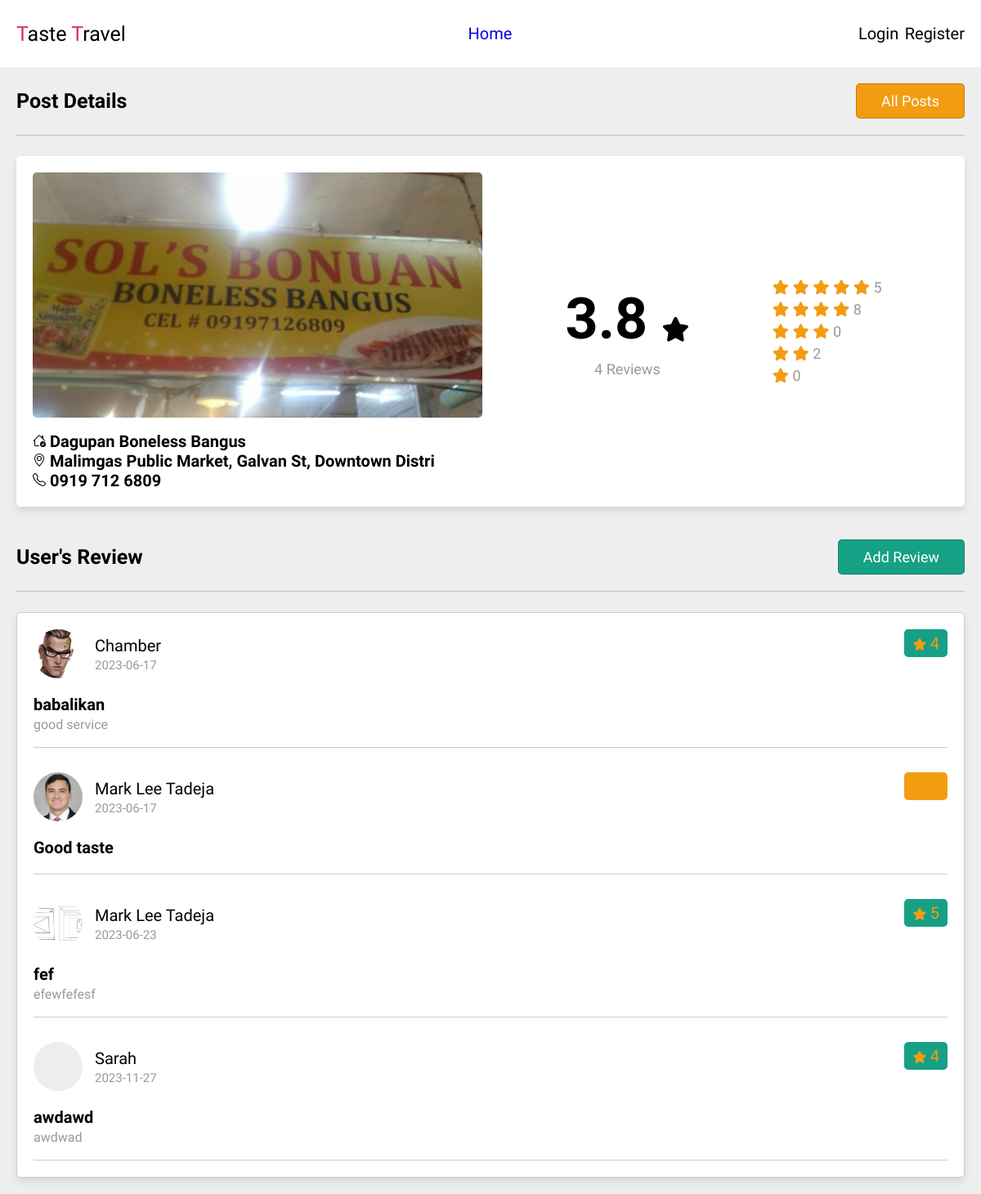
The app's page /view_post.php?get_id=Vkw4bIPeqXC9xYxoIFgY with its own data.
### tables this page shows
CREATE TABLE `vendors` (
  `id` varchar(20) NOT NULL,
  `title` varchar(50) NOT NULL,
  `location` varchar(100) NOT NULL,
  `phone` varchar(20) NOT NULL,
  `image` varchar(30) NOT NULL
);

CREATE TABLE `users` (
  `id` varchar(20) NOT NULL,
  `name` varchar(50) NOT NULL,
  `email` varchar(50) NOT NULL,
  `password` varchar(100) NOT NULL,
  `image` varchar(30) NOT NULL
);

CREATE TABLE `reviews` (
  `id` varchar(20) NOT NULL,
  `post_id` varchar(20) NOT NULL,
  `user_id` varchar(20) NOT NULL,
  `rating` varchar(1) NOT NULL,
  `title` varchar(50) NOT NULL,
  `description` varchar(1000) NOT NULL,
  `date` date NOT NULL
);

### components/connect.php (called while the page is built, shortened)
<?php
if(isset($_COOKIE['user_id'])){
    $user_id = $_COOKIE['user_id'];
}else{
    $user_id ='';
}
?>

### view_post.php (the view, shortened to what this page needs)
<?php
include 'components/connect.php';
if (isset($_GET['get_id'])) {
    $get_id = $_GET['get_id'];
} else {
    $get_id = '';
    header('Location: all_posts.php');
}
?>
<!DOCTYPE html>
<html lang="en">
<head>
    <link rel="stylesheet" href="css/style.css">
</head>
<body>
    <?php
    include 'components/header.php'; ?>
    <section class="view-post">
        <div class="heading">
            <h1>Post Details</h1>
            <a href="all_posts.php" class="inline-option-btn" style="margin-top: 0;">All Posts</a>
        </div>
        <?php
        $select_post = $conn->prepare("SELECT * FROM  `vendors` WHERE id =? LIMIT 1");
        $select_post->execute([$get_id]);
        if ($select_post->rowCount() > 0) {
            while ($fetch_post = $select_post->fetch(PDO::FETCH_ASSOC)) {
                $total_ratings = 0;
                $rating_1 = 0;
                $rating_2 = 0;
                $rating_3 = 0;
                $rating_4 = 0;
                $rating_5 = 0;
                $select_ratings = $conn->prepare("SELECT *FROM `reviews` WHERE post_id =?");
                $select_ratings->execute([$fetch_post['id']]);
                $total_reviews = $select_ratings->rowCount();
                while ($fetch_rating = $select_ratings->fetch(PDO::FETCH_ASSOC)) {
                    $total_ratings += $fetch_rating['rating'];
                    if ($fetch_rating['rating'] == 2) {
                        $rating_2 += $fetch_rating['rating'];
                    }
                    if ($fetch_rating['rating'] == 4) {
                        $rating_4 += $fetch_rating['rating'];
                    }
                    if ($fetch_rating['rating'] == 5) {
                        $rating_5 += $fetch_rating['rating'];
                    }
                }
                if ($total_reviews != 0) {
                    $average =  round($total_ratings / $total_reviews, 1);
                } else {
                    $average = 0;
                }
        ?>
                <div class="row">
                    <div class="col">
                        <img src="uploaded_files/<?= $fetch_post['image']; ?>" alt="" class="image">
                        <h3 class="title"><i class="bi bi-house-check"></i> <?= $fetch_post['title']; ?></h3>
                        <h3 class="title"> <i class="bi bi-geo-alt"></i> <?= $fetch_post['location']; ?></h3>
                        <h3 class="title"> <i class="bi bi-telephone"> </i> <?= $fetch_post['phone']; ?></h3>
                    </div>
                    <div class="col">
                        <div class="flex">
                            <div class="total-review">
                                <h3> <?= $average; ?> <i class="fas fa-star"></i></h3>
                                <p> <?= $total_reviews; ?> Reviews</p>
                            </div>
                            <div class="total-ratings">
                                <p>
                                    <i class="fas fa-star"></i>
                                    <i class="fas fa-star"></i>
                                    <i class="fas fa-star"></i>
                                    <i class="fas fa-star"></i>
                                    <i class="fas fa-star"></i>
                                    <span> <?= $rating_5; ?> </span>
                                </p>
                                <p>
                                    <i class="fas fa-star"></i>
                                    <i class="fas fa-star"></i>
                                    <i class="fas fa-star"></i>
                                    <i class="fas fa-star"></i>
                                    <span> <?= $rating_4; ?> </span>
                                </p>
                                <p>
                                    <i class="fas fa-star"></i>
                                    <i class="fas fa-star"></i>
                                    <i class="fas fa-star"></i>
                                    <span> <?= $rating_3; ?> </span>
                                </p>
                                <p>
                                    <i class="fas fa-star"></i>
                                    <i class="fas fa-star"></i>
                                    <span> <?= $rating_2; ?> </span>
                                </p>
                                <p>
                                    <i class="fas fa-star"></i>
                                    <span> <?= $rating_1; ?> </span>
                                </p>
                            </div>
                        </div>
                    </div>
                </div>
        <?php
            }
        } else {
            echo '<p class="empty">Post is missing!</p>';
        }
        ?>
    </section>
    <section class="reviews-container">
        <div class="heading">
            <h1>User's Review</h1>
            <a href="add_review.php? get_id=<?= $get_id; ?>" class="inline-btn" style="margin-top: 0;">Add Review</a>
        </div>
        <div class="box-container">
            <?php
            $select_reviews = $conn->prepare("SELECT *FROM `reviews` WHERE post_id =?");
            $select_reviews->execute([$get_id]);
            if ($select_reviews->rowCount() > 0) {
                while ($fetch_review = $select_reviews->fetch(PDO::FETCH_ASSOC)) {
            ?>
                    <div class="box" <?php if ($fetch_review['user_id'] == $user_id) {
                                            echo 'style="order: -1" ';
                                        }; ?>>
                        <?php
                        $select_user = $conn->prepare("SELECT *FROM `users` WHERE id =?");
                        $select_user->execute([$fetch_review['user_id']]);
                        while ($fetch_user = $select_user->fetch(PDO::FETCH_ASSOC)) {
                        ?>
                            <div class="user">
                                <?php if ($fetch_user['image'] != '') { ?>
                                    <img src="uploaded_files/<?= $fetch_user['image']; ?>" alt="">
                                <?php } else { ?>
                                    <h3> <?= substr($fetch_user['user'], 0, 1); ?></h3>
                                <?php }; ?>
                                <div>
                                    <p> <?= $fetch_user['name']; ?></p>
                                    <span> <?= $fetch_review['date']; ?></span>
                                </div>
                            </div>
                        <?php }; ?>
                        <div class="ratings">
                            <?php if ($fetch_review['rating'] == 2) { ?>
                                <p style="background:var(--orange);">
                                    <i class="fas fa-star"></i>
                                    <span> <?= $fetch_review['rating']; ?></span>
                                </p>
                            <?php }; ?>
                            <?php if ($fetch_review['rating'] == 4) { ?>
                                <p style="background:var(--main-color);">
                                    <i class="fas fa-star"></i>
                                    <span> <?= $fetch_review['rating']; ?></span>
                                </p>
                            <?php }; ?>
                            <?php if ($fetch_review['rating'] == 5) { ?>
                                <p style="background:var(--main-color);">
                                    <i class="fas fa-star"></i>
                                    <span> <?= $fetch_review['rating']; ?></span>
                                </p>
                            <?php }; ?>
                        </div>
                        <h3 class="title"><?= $fetch_review['title']; ?></h3>
                        <?php
                        if ($fetch_review['description'] != '') { ?>
                            <p class="description"> <?= $fetch_review['description']; ?></p>
                        <?php }; ?>
                    </div>
            <?php
                }
            } else {
                echo '<p class="empty">No review(s) added yet!</p>';
            }
            ?>
        </div>
    </section>
</body>
</html>

### components/header.php (shortened to what this page needs)
<!DOCTYPE html>
<html lang="en">
<head>
    <link rel="stylesheet" href="https://cdnjs.cloudflare.com/ajax/libs/font-awesome/6.2.1/css/all.min.css">
    <link rel="stylesheet" href="https://cdnjs.cloudflare.com/ajax/libs/aos/2.3.4/aos.css">
</head>
<body>
    <header class="header" style="background-color: #fff;">
        <section class="flex" style="background-color: #fff;" >
            <a href="page/sad.php" class="logo"> <p style="color:#d9296f ;">T<span style="color: black;">aste</span> T<span style="color: black;" >ravel</span></p></a>
            <a href="description/home.php" style="font-size: 2rem;">Home</a>
            <nav class="navbar" >
                <a href="login.php" class="">Login</a>
         <a href="register.php" class="">Register</a>
            </nav>
        </section>
    </header>
</body>
</html>

### records on screen
vendors: image (picture), title "Dagupan Boneless Bangus", location "Malimgas Public Market, Galvan St, Downtown Distri", phone "0919 712 6809", average "3.8", total_reviews "4", rating_5 "5", rating_4 "8", rating_3 "0", rating_2 "2", rating_1 "0"
reviews: date "2023-06-17", rating "4", title "babalikan", description "good service"
users: image (picture), name "Chamber"
reviews: date "2023-06-17", title "Good taste"
users: image (picture), name "Mark Lee Tadeja"
reviews: date "2023-06-23", rating "5", title "fef", description "efewfefesf"
users: image (picture), name "Mark Lee Tadeja"
reviews: date "2023-11-27", rating "4", title "awdawd", description "awdwad"
users: name "Sarah"
